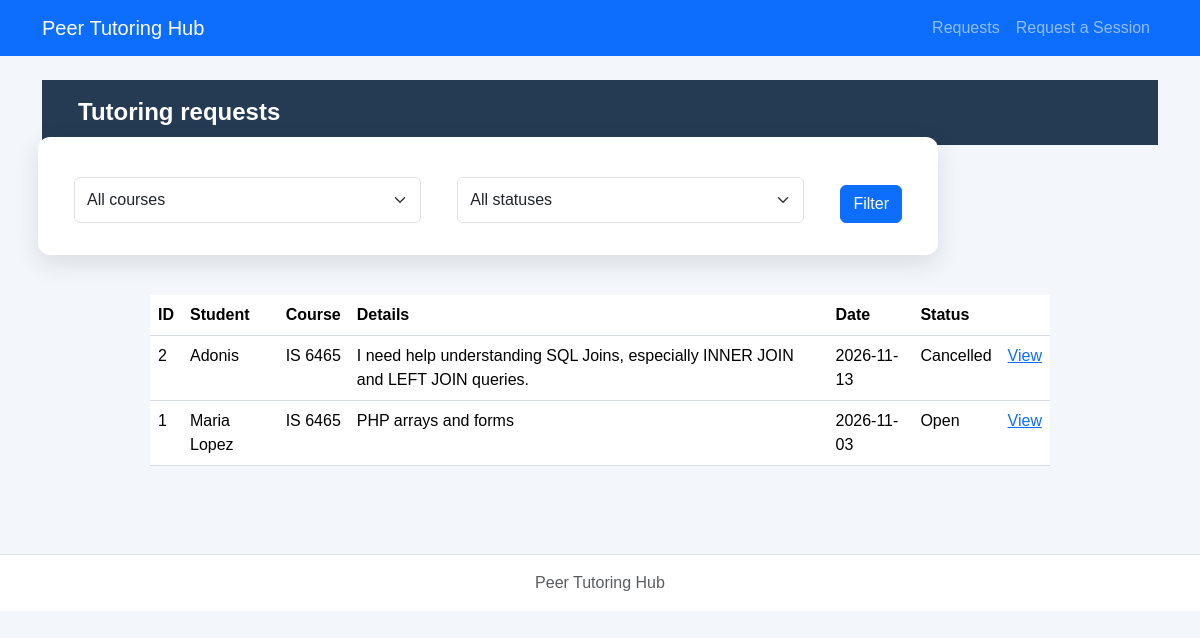
/php/requests.php, run on the app's committed database.
### tables this page shows
CREATE TABLE tutoring_requests (
    request_id INTEGER PRIMARY KEY,
    student_id INTEGER NOT NULL,
    course TEXT NOT NULL,
    topic TEXT NOT NULL,
    preferred_date TEXT NOT NULL,
    preferred_time TEXT NOT NULL,
    status TEXT NOT NULL DEFAULT 'Open'
        CHECK (status IN ('Open', 'Cancelled', 'Assigned', 'Completed')),
    created_at TEXT NOT NULL DEFAULT CURRENT_TIMESTAMP,
    FOREIGN KEY (student_id) REFERENCES students(student_id)
);

CREATE TABLE students (
    student_id INTEGER PRIMARY KEY,
    student_name TEXT NOT NULL,
    student_email TEXT NOT NULL UNIQUE
);

### config/db.php (called while the page is built)
<?php
function openDatabase($path = null) {
    if ($path === null) {
        $path = dirname(__DIR__) . '/database/tutoring.db';
    }
    $pdo = new PDO('sqlite:' . $path);
    $pdo->setAttribute(PDO::ATTR_ERRMODE, PDO::ERRMODE_EXCEPTION);
    $pdo->setAttribute(PDO::ATTR_DEFAULT_FETCH_MODE, PDO::FETCH_ASSOC);
    $pdo->exec('PRAGMA foreign_keys = ON');
    return $pdo;
}

### repositories/requestPDO.php (called while the page is built, shortened)
<?php
function listRequests($pdo, $course = '', $status = '') {
    $sql='SELECT r.*,s.student_name FROM tutoring_requests r JOIN students s ON r.student_id=s.student_id WHERE 1=1';$args=[];
    $sql.=' ORDER BY r.request_id DESC';$stmt=$pdo->prepare($sql);$stmt->execute($args);return $stmt->fetchAll();
}

### services/requestService.php (called while the page is built, shortened)
<?php
require_once dirname(__DIR__).'/repositories/requestPDO.php';
function escapeHtml($v) {return htmlspecialchars((string)$v,ENT_QUOTES,'UTF-8');}
function decodeTopic($topic) {
    $v=json_decode($topic,true);
    return is_array($v)&&isset($v['reason'])&&is_array($v['topics']??null) ? $v : ['reason'=>$topic,'topics'=>[]];
}

### php/requests.php (the view, shortened to what this page needs)
<?php
require_once __DIR__.'/../config/db.php';require_once __DIR__.'/../services/requestService.php';
$course=trim((string)($_GET['course']??''));$status=(string)($_GET['status']??'');
$rows=listRequests(openDatabase(),$course,$status);
require __DIR__.'/../includes/header.php';require __DIR__.'/../includes/nav.php';?>
<main class="container py-4"><h1>Tutoring requests</h1>
<form method="get" class="row g-2 mb-3"><div class="col"><select class="form-select" name="course"><option value="">All courses</option></select></div><div class="col"><select class="form-select" name="status"><option value="">All statuses</option></select></div><div class="col-auto"><button class="btn btn-primary">Filter</button></div></form>
<?php if(!$rows):?><p>No matching requests.</p><?php else:?><table class="table"><thead><tr><th>ID</th><th>Student</th><th>Course</th><th>Details</th><th>Date</th><th>Status</th><th></th></tr></thead><tbody><?php foreach($rows as $r):$topic=decodeTopic($r['topic']);?><tr><td><?= (int)$r['request_id']?></td><td><?=escapeHtml($r['student_name'])?></td><td><?=escapeHtml($r['course'])?></td><td><?=escapeHtml($topic['reason'])?></td><td><?=escapeHtml($r['preferred_date'])?></td><td><?=escapeHtml($r['status'])?></td><td><a href="request-details.php?request_id=<?=(int)$r['request_id']?>">View</a></td></tr><?php endforeach;?></tbody></table><?php endif;?></main><?php require __DIR__.'/../includes/footer.php';?>

### includes/header.php (shortened to what this page needs)
<!doctype html>
<html lang="en">
<head>
  <link href="https://cdn.jsdelivr.net/npm/bootstrap@5.3.3/dist/css/bootstrap.min.css" rel="stylesheet">
  <link rel="stylesheet" href="../css/styles.css">
</head>
<body>

### includes/nav.php
<nav class="navbar navbar-expand-lg navbar-dark bg-primary">
  <div class="container">
    <a class="navbar-brand" href="../index.php">Peer Tutoring Hub</a>
    <div class="navbar-nav">
      <a class="nav-link" href="requests.php">Requests</a>
      <a class="nav-link" href="request-form.php">Request a Session</a>
    </div>
  </div>
</nav>

### includes/footer.php (shortened to what this page needs)
<footer class="border-top mt-5 py-3 text-center text-muted">
  <div class="container">Peer Tutoring Hub</div>
</footer>
</body>
</html>

### css/styles.css (style rules this page uses)
* { box-sizing: border-box; }
body { margin: 0; min-height: 100vh; font-family: Arial, Helvetica, sans-serif; color: #1f2937; background-color: #f3f6fa; }
h1 { margin: 0; padding: 18px 36px; color: #ffffff; font-size: 24px; font-weight: 700; background-color: #243b53; }
main form { max-width: 900px; margin: 42px auto; padding: 32px; display: grid; grid-template-columns: 1fr 1fr; gap: 18px 28px; background-color: #ffffff; border-radius: 12px; box-shadow: 0 8px 24px rgba(31, 41, 55, 0.12); }
main form input:not([type="checkbox"]):not([type="radio"]), main form select, main form textarea { width: 100%; min-height: 46px; padding: 10px 14px; color: #374151; font: inherit; background-color: #ffffff; border: 1px solid #aeb8c5; border-radius: 8px; }
main form button { grid-column: 1 / -1; grid-row: 6; justify-self: start; margin-top: 8px; padding: 13px 26px; color: #ffffff; font-size: 16px; font-weight: 700; background-color: #d60000; border: 0; border-radius: 8px; cursor: pointer; }
table { width: calc(100% - 80px); max-width: 900px; margin: 40px auto; border-collapse: collapse; background-color: #ffffff; }
th, td { padding: 14px 16px; text-align: left; border-bottom: 1px solid #d6dbe2; }
th { background-color: #eef1f4; }
footer { padding: 22px; color: #52606d; text-align: center; background-color: #ffffff; border-top: 1px solid #d6dbe2; }

### data on the page
tutoring_requests: request_id "2", student.student_name "Adonis", course "IS 6465", topic "I need help understanding SQL Joins, especially INNER JOIN and LEFT JOIN queries.", preferred_date "2026-11-13", status "Cancelled"
tutoring_requests: request_id "1", student.student_name "Maria Lopez", course "IS 6465", topic "PHP arrays and forms", preferred_date "2026-11-03", status "Open"
